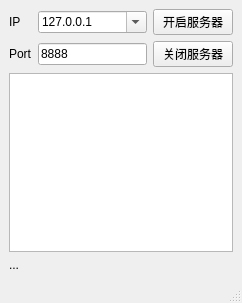
<?xml version="1.0" encoding="UTF-8"?>
<ui version="4.0">
 <class>MainWindow</class>
 <widget class="QMainWindow" name="MainWindow">
  <property name="geometry">
   <rect>
    <x>0</x>
    <y>0</y>
    <width>242</width>
    <height>303</height>
   </rect>
  </property>
  <property name="windowTitle">
   <string>MainWindow</string>
  </property>
  <widget class="QWidget" name="centralwidget">
   <layout class="QGridLayout" name="gridLayout_2">
    <item row="1" column="0">
     <widget class="QListWidget" name="listWidget"/>
    </item>
    <item row="0" column="0">
     <layout class="QGridLayout" name="gridLayout">
      <item row="0" column="0">
       <widget class="QLabel" name="label">
        <property name="text">
         <string>IP</string>
        </property>
       </widget>
      </item>
      <item row="0" column="1">
       <widget class="QComboBox" name="editIp">
        <property name="editable">
         <bool>true</bool>
        </property>
        <item>
         <property name="text">
          <string>127.0.0.1</string>
         </property>
        </item>
        <item>
         <property name="text">
          <string>0.0.0.0</string>
         </property>
        </item>
       </widget>
      </item>
      <item row="0" column="2">
       <widget class="QPushButton" name="btnStart">
        <property name="text">
         <string>开启服务器</string>
        </property>
       </widget>
      </item>
      <item row="1" column="0">
       <widget class="QLabel" name="label_2">
        <property name="text">
         <string>Port</string>
        </property>
       </widget>
      </item>
      <item row="1" column="1">
       <widget class="QLineEdit" name="editPort">
        <property name="text">
         <string>8888</string>
        </property>
       </widget>
      </item>
      <item row="1" column="2">
       <widget class="QPushButton" name="btnClose">
        <property name="text">
         <string>关闭服务器</string>
        </property>
       </widget>
      </item>
     </layout>
    </item>
    <item row="2" column="0">
     <widget class="QLabel" name="label_3">
      <property name="text">
       <string>...</string>
      </property>
     </widget>
    </item>
   </layout>
  </widget>
  <widget class="QMenuBar" name="menubar">
   <property name="geometry">
    <rect>
     <x>0</x>
     <y>0</y>
     <width>242</width>
     <height>23</height>
    </rect>
   </property>
  </widget>
  <widget class="QStatusBar" name="statusbar"/>
 </widget>
 <resources/>
 <connections/>
</ui>
